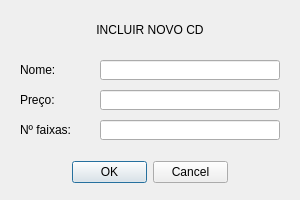
<?xml version="1.0" encoding="UTF-8"?>
<ui version="4.0">
 <class>IncluirCD</class>
 <widget class="QDialog" name="IncluirCD">
  <property name="geometry">
   <rect>
    <x>0</x>
    <y>0</y>
    <width>300</width>
    <height>200</height>
   </rect>
  </property>
  <property name="windowTitle">
   <string>Incluir CD</string>
  </property>
  <widget class="QDialogButtonBox" name="botao_ok_cd">
   <property name="geometry">
    <rect>
     <x>72</x>
     <y>160</y>
     <width>156</width>
     <height>24</height>
    </rect>
   </property>
   <property name="orientation">
    <enum>Qt::Horizontal</enum>
   </property>
   <property name="standardButtons">
    <set>QDialogButtonBox::Cancel|QDialogButtonBox::Ok</set>
   </property>
  </widget>
  <widget class="QLabel" name="lab_nomecd">
   <property name="geometry">
    <rect>
     <x>20</x>
     <y>60</y>
     <width>50</width>
     <height>20</height>
    </rect>
   </property>
   <property name="text">
    <string>Nome:</string>
   </property>
  </widget>
  <widget class="QLabel" name="lab_precocd">
   <property name="geometry">
    <rect>
     <x>20</x>
     <y>90</y>
     <width>50</width>
     <height>20</height>
    </rect>
   </property>
   <property name="text">
    <string>Preço:</string>
   </property>
  </widget>
  <widget class="QLabel" name="lab_nfaixascd">
   <property name="geometry">
    <rect>
     <x>20</x>
     <y>120</y>
     <width>50</width>
     <height>20</height>
    </rect>
   </property>
   <property name="text">
    <string>Nº faixas:</string>
   </property>
  </widget>
  <widget class="QLabel" name="tit_incluircd">
   <property name="geometry">
    <rect>
     <x>0</x>
     <y>20</y>
     <width>300</width>
     <height>20</height>
    </rect>
   </property>
   <property name="text">
    <string>INCLUIR NOVO CD</string>
   </property>
   <property name="alignment">
    <set>Qt::AlignCenter</set>
   </property>
  </widget>
  <widget class="QLineEdit" name="recebe_nome_cd">
   <property name="geometry">
    <rect>
     <x>100</x>
     <y>60</y>
     <width>180</width>
     <height>20</height>
    </rect>
   </property>
  </widget>
  <widget class="QLineEdit" name="recebe_preco_cd">
   <property name="geometry">
    <rect>
     <x>100</x>
     <y>90</y>
     <width>180</width>
     <height>20</height>
    </rect>
   </property>
  </widget>
  <widget class="QLineEdit" name="recebe_nfaixas_cd">
   <property name="geometry">
    <rect>
     <x>100</x>
     <y>120</y>
     <width>180</width>
     <height>20</height>
    </rect>
   </property>
  </widget>
 </widget>
 <resources/>
 <connections>
  <connection>
   <sender>botao_ok_cd</sender>
   <signal>accepted()</signal>
   <receiver>IncluirCD</receiver>
   <slot>accept()</slot>
   <hints>
    <hint type="sourcelabel">
     <x>248</x>
     <y>254</y>
    </hint>
    <hint type="destinationlabel">
     <x>157</x>
     <y>274</y>
    </hint>
   </hints>
  </connection>
  <connection>
   <sender>botao_ok_cd</sender>
   <signal>rejected()</signal>
   <receiver>IncluirCD</receiver>
   <slot>reject()</slot>
   <hints>
    <hint type="sourcelabel">
     <x>316</x>
     <y>260</y>
    </hint>
    <hint type="destinationlabel">
     <x>286</x>
     <y>274</y>
    </hint>
   </hints>
  </connection>
 </connections>
</ui>
